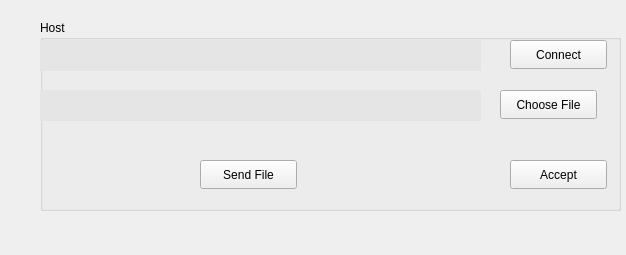
<?xml version="1.0" encoding="UTF-8"?>
<ui version="4.0">
 <class>Form</class>
 <widget class="QWidget" name="Form">
  <property name="geometry">
   <rect>
    <x>0</x>
    <y>0</y>
    <width>626</width>
    <height>255</height>
   </rect>
  </property>
  <property name="windowTitle">
   <string>Form</string>
  </property>
  <widget class="QGroupBox" name="groupBox">
   <property name="geometry">
    <rect>
     <x>40</x>
     <y>20</y>
     <width>581</width>
     <height>191</height>
    </rect>
   </property>
   <property name="title">
    <string>Host</string>
   </property>
   <widget class="QLabel" name="labelConnected">
    <property name="enabled">
     <bool>true</bool>
    </property>
    <property name="geometry">
     <rect>
      <x>470</x>
      <y>30</y>
      <width>111</width>
      <height>17</height>
     </rect>
    </property>
    <property name="styleSheet">
     <string notr="true">font: 12pt &quot;MS Shell Dlg 2&quot;;
color: rgb(0, 132, 0);</string>
    </property>
    <property name="text">
     <string>Connected</string>
    </property>
   </widget>
   <widget class="QPushButton" name="pushButtonSendFile">
    <property name="geometry">
     <rect>
      <x>160</x>
      <y>140</y>
      <width>97</width>
      <height>29</height>
     </rect>
    </property>
    <property name="text">
     <string>Send File</string>
    </property>
   </widget>
   <widget class="QLabel" name="labelFile">
    <property name="geometry">
     <rect>
      <x>-10</x>
      <y>70</y>
      <width>451</width>
      <height>31</height>
     </rect>
    </property>
    <property name="styleSheet">
     <string notr="true">background-color: rgb(229, 229, 229);</string>
    </property>
    <property name="text">
     <string/>
    </property>
   </widget>
   <widget class="QLabel" name="labelSocketInfo">
    <property name="geometry">
     <rect>
      <x>-10</x>
      <y>20</y>
      <width>451</width>
      <height>31</height>
     </rect>
    </property>
    <property name="styleSheet">
     <string notr="true">background-color: rgb(229, 229, 229);</string>
    </property>
    <property name="text">
     <string/>
    </property>
   </widget>
   <widget class="QPushButton" name="pushButtonChooseFile">
    <property name="geometry">
     <rect>
      <x>460</x>
      <y>70</y>
      <width>97</width>
      <height>29</height>
     </rect>
    </property>
    <property name="text">
     <string>Choose File</string>
    </property>
   </widget>
   <widget class="QPushButton" name="pushButtonConnect">
    <property name="geometry">
     <rect>
      <x>470</x>
      <y>20</y>
      <width>97</width>
      <height>29</height>
     </rect>
    </property>
    <property name="text">
     <string>Connect</string>
    </property>
   </widget>
   <widget class="QLabel" name="labelAccepting">
    <property name="geometry">
     <rect>
      <x>470</x>
      <y>140</y>
      <width>59</width>
      <height>17</height>
     </rect>
    </property>
    <property name="styleSheet">
     <string notr="true">font: 12pt &quot;MS Shell Dlg 2&quot;;
color: rgb(74, 149, 0);</string>
    </property>
    <property name="text">
     <string>Wainting </string>
    </property>
   </widget>
   <widget class="QPushButton" name="pushButtonAccept">
    <property name="geometry">
     <rect>
      <x>470</x>
      <y>140</y>
      <width>97</width>
      <height>29</height>
     </rect>
    </property>
    <property name="text">
     <string>Accept</string>
    </property>
   </widget>
  </widget>
 </widget>
 <resources/>
 <connections/>
</ui>
